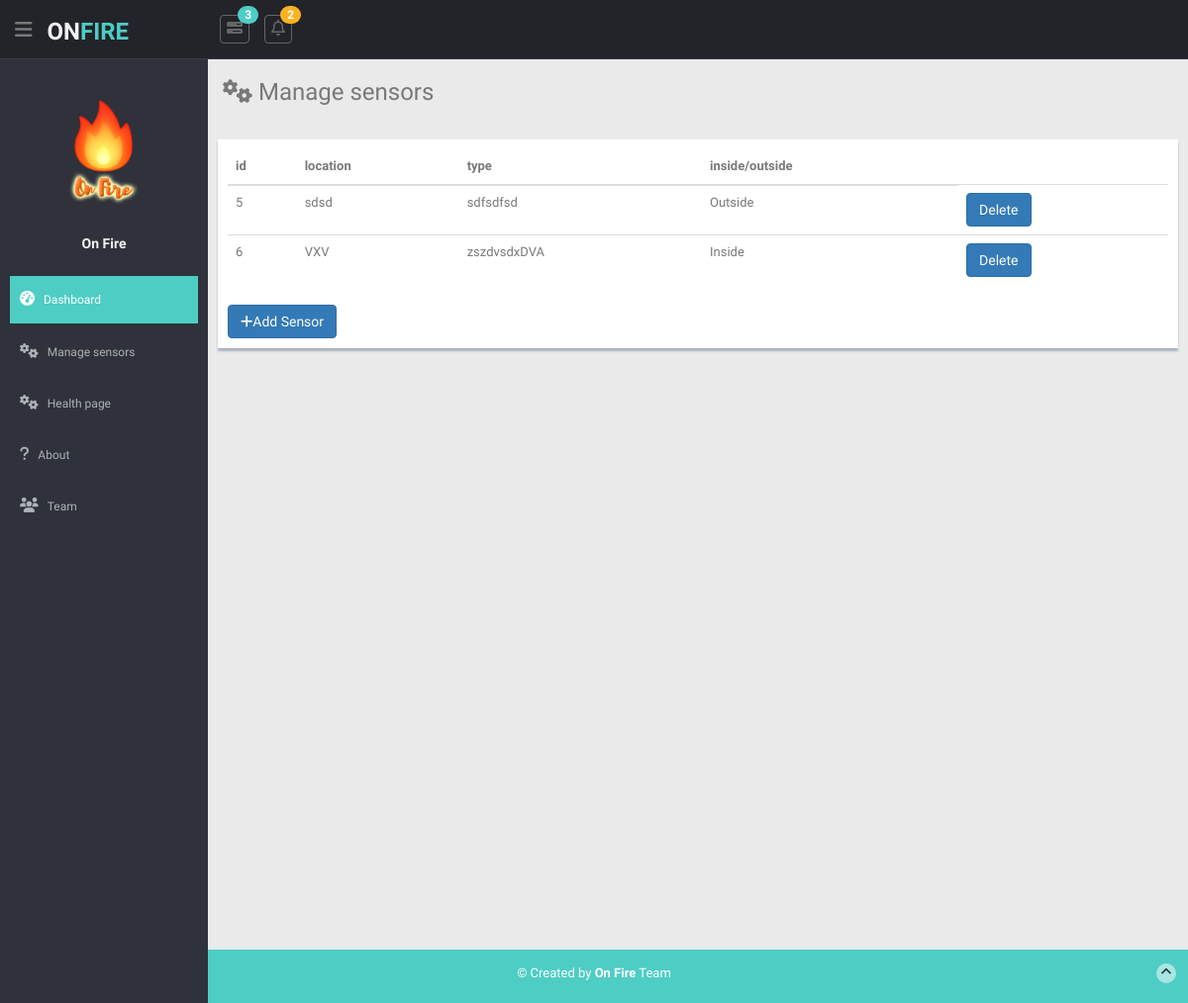
The page /manage-sensors on the database as committed earlier.
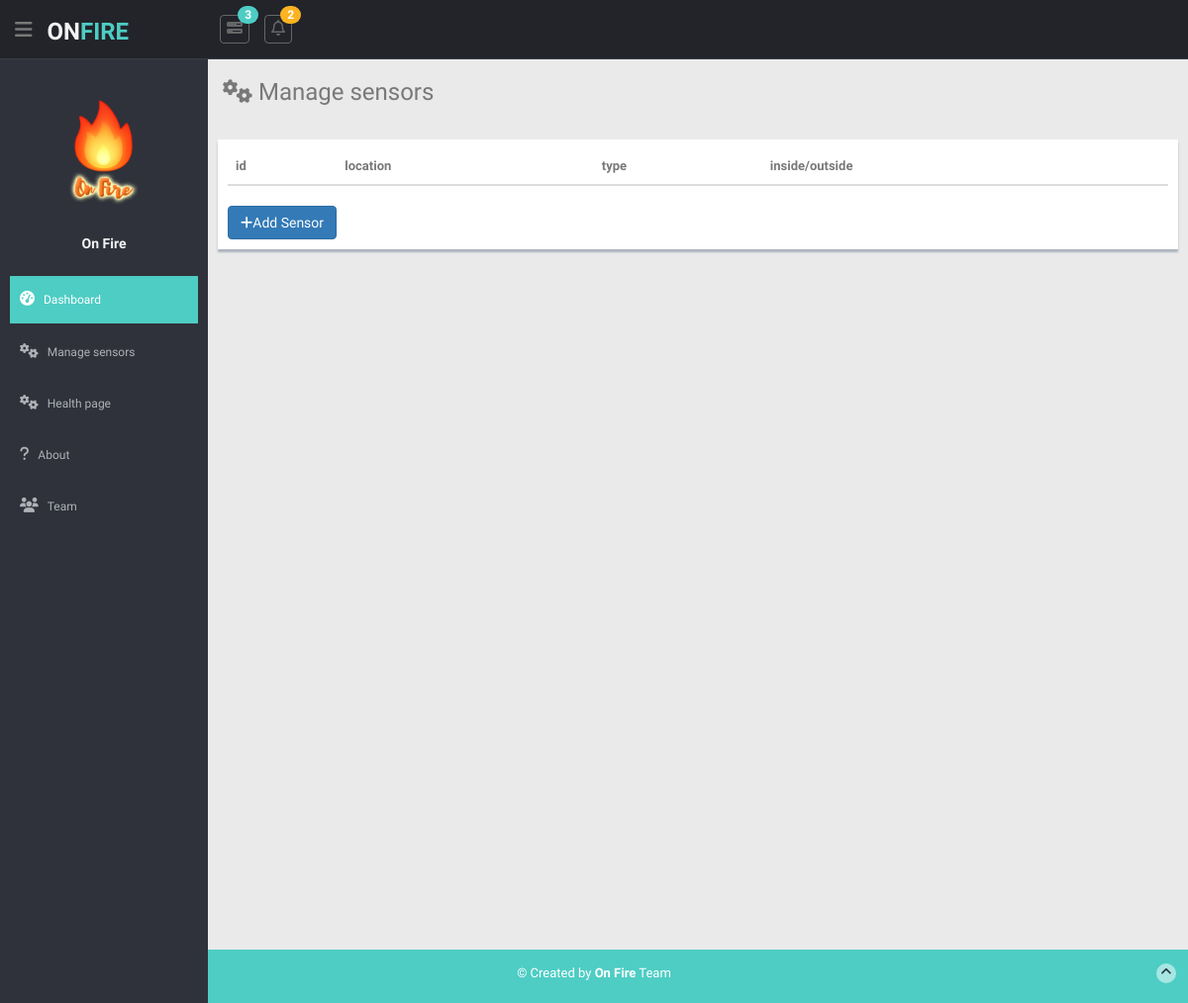
The same page on the database as committed later.
### app/models.py (models this page shows)
class Sensor(db.Model):
    id = db.Column(db.Integer, primary_key=True)
    location = db.Column(db.String(30), nullable=False)
    type = db.Column(db.String(20), nullable=False)
    inside = db.Column(db.Boolean, nullable=False, default=True)

### app/routes.py (the view)
@app.route('/manage-sensors')
def manage_sensors():
    sensors = Sensor.query.all()
    return render_template("manage_sensors.html", data=sensors)

### app/templates/manage_sensors.html (shortened to what this page needs)
{% extends 'dashboard_layout.html' %}
{% block content %}
        <h3><i class="fa fa-cogs"></i> Manage sensors</h3>
        <div class="row mt">
          <div class="form-panel">
            <table class="table">
                <thead>
                  <th>id</th>
                  <th>location</th>
                  <th>type</th>
                  <th>inside/outside</th>
                </thead>
                 {% for sensor in data %}
                <tr>
                  <td>{{sensor.id}}</td>
                  <td>{{sensor.location}}</td>
                  <td>{{sensor.type}}</td>
                  {% if sensor.inside == True%}
                    <td>Inside</td>
                  {% else %}
                    <td>Outside</td>
                  {% endif %}
                  <td>
<form action="{{ url_for('delete_sensor') }}" method=post>
          <input type="submit" value="Delete" class="btn btn-primary" />
</form>
                  </td>
                </tr>
                  {% endfor %}
            </table>
            <a href="/add-sensor" class="btn btn-primary"><i class="fa fa-plus"></i>Add Sensor</a>
          </div>
        </div>
  {% endblock %}

Rows that differ between the two databases and show on the page:
removed Sensor: id "5", location "sdsd", type "sdfsdfsd", inside "Outside"
removed Sensor: id "6", location "VXV", type "zszdvsdxDVA", inside "Inside"
